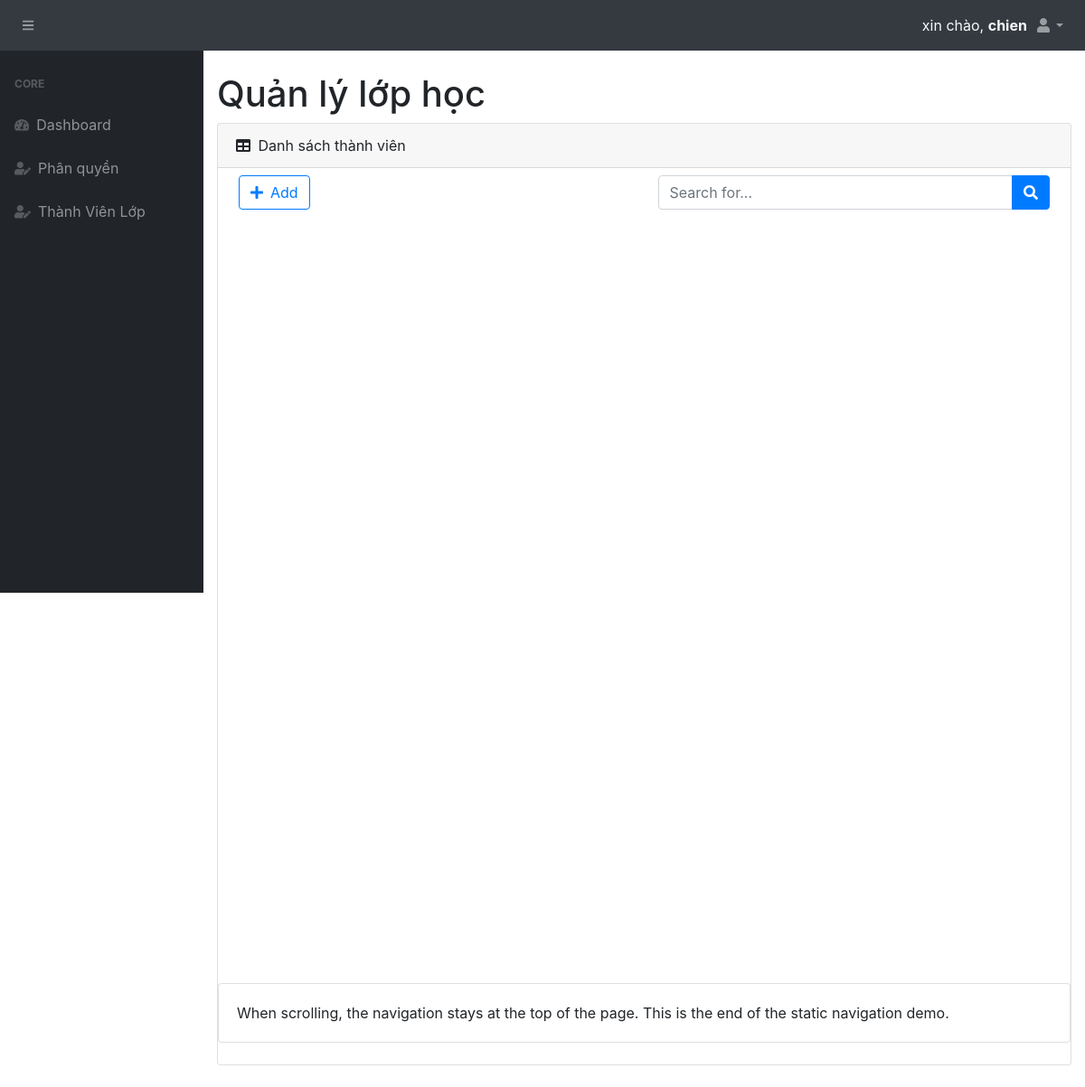
The page /admin/XemThanhVien.php?id=5 (signed in) on the database as committed earlier.
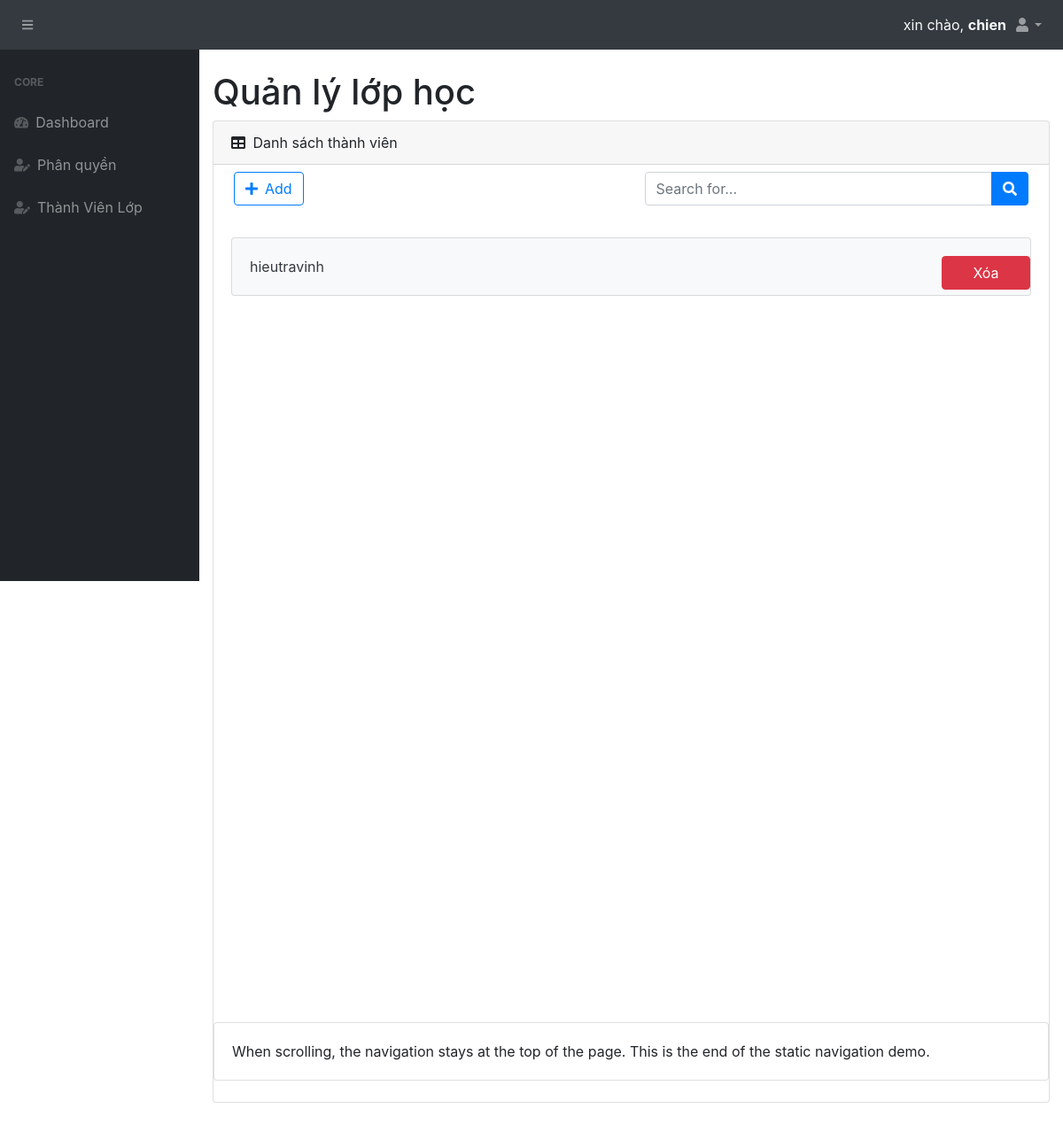
The same page on the database as committed later.
### tables this page shows
CREATE TABLE `thanhvien` (
  `IdLop` int(11) NOT NULL,
  `IdNguoiDung` int(11) NOT NULL,
  `agree` tinyint(1) NOT NULL
);

CREATE TABLE `nguoidung` (
  `IdNguoiDung` int(11) NOT NULL,
  `Name` varchar(255) NOT NULL,
  `Username` varchar(255) NOT NULL,
  `Password` varchar(255) NOT NULL,
  `Email` varchar(255) NOT NULL,
  `Birth` date NOT NULL,
  `Role` int(11) NOT NULL,
  `Token` varchar(255) NOT NULL
);

### admin/XemThanhVien.php (the view, shortened to what the changed rows need)
<!DOCTYPE html>
<html lang="en">
<head>
    <link href="../style.css" rel="stylesheet"/>
    <link rel="stylesheet" href="https://maxcdn.bootstrapcdn.com/bootstrap/4.5.2/css/bootstrap.min.css">
</head>
<body>
    <div id="layoutSidenav" style="height: 600px;">
        <div id="layoutSidenav_content">
            <main>
                <div class="container-fluid">
                    <h1 class="mt-4">Quản lý lớp học</h1>
                    <div class="card mb-4">
                        <div class="card-body">
                            <div class="list ">
                                <?php
                                $IdLop = $_GET['id'];
                                $sql = "SELECT * FROM thanhvien where IdLop=$IdLop and agree=1";
                                $conn = open_database();
                                $stmt = $conn->prepare($sql);
                                if (!$stmt->execute()) {
                                    die("Query error:" . $stmt->error);
                                }
                                $result = $stmt->get_result();
                                while ($row = $result->fetch_assoc()) {
                                    $user = $row['IdNguoiDung'];
                                    $sql1 = "SELECT * FROM nguoidung where IdNguoiDung = $user";
                                    $conn = open_database();
                                    $stmt1 = $conn->prepare($sql1);
                                    if (!$stmt1->execute()) {
                                        die("Query error:" . $stmt->error);
                                    }
                                    $result1 = $stmt1->get_result();
                                    $row1 = $result1->fetch_assoc();
                                ?>
                                <div class="card bg-light text-dark">
                                    <div class="card-body tv"><?php echo $row1['Username'] ?><button onclick="return confirm('Bạn có muốn xóa thành viên này?');" href="XoaThanhVien.php?IdLop=<?php echo $IdLop ?>&IdNguoiDung=<?php echo $user ?>" type="button" class="btn btn-danger" id="deleteTV">Xóa</button></div>
                                </div>
                                <?php
                                }
                                ?>
                            </div>
                        </div>
                    </div>
            </main>
        </div>
    </div>
</body>
</html>

Rows that differ between the two databases and show on the page:
added thanhvien: IdNguoiDung.Username "hieutravinh"
